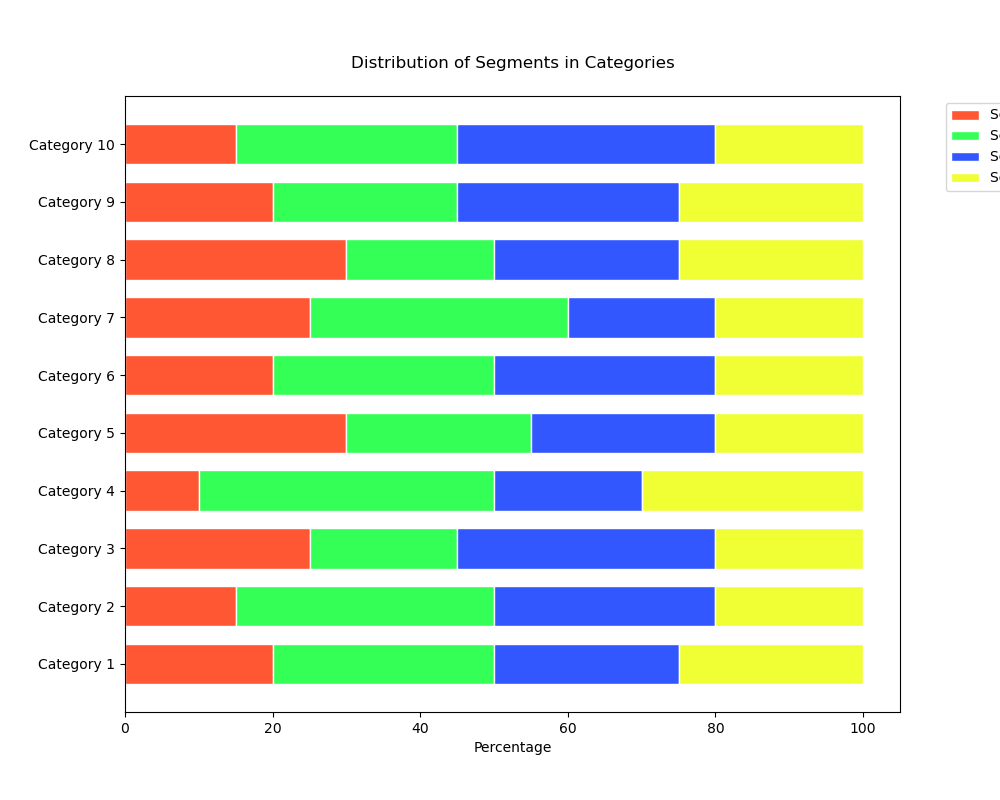

Generate this figure with Python:

import matplotlib.pyplot as plt
import numpy as np

categories = [
    'Category 1', 'Category 2', 'Category 3', 'Category 4', 'Category 5',
    'Category 6', 'Category 7', 'Category 8', 'Category 9', 'Category 10'
]

segment_a = np.array([20, 15, 25, 10, 30, 20, 25, 30, 20, 15])
segment_b = np.array([30, 35, 20, 40, 25, 30, 35, 20, 25, 30])
segment_c = np.array([25, 30, 35, 20, 25, 30, 20, 25, 30, 35])
segment_d = np.array([25, 20, 20, 30, 20, 20, 20, 25, 25, 20])

bar_width = 0.7

fig, ax = plt.subplots(figsize=(10, 8))

ax.barh(categories, segment_a, color='#FF5733', edgecolor='white', height=bar_width)
ax.barh(categories, segment_b, left=segment_a, color='#33FF57', edgecolor='white', height=bar_width)
ax.barh(categories, segment_c, left=segment_a + segment_b, color='#3357FF', edgecolor='white', height=bar_width)
ax.barh(categories, segment_d, left=segment_a + segment_b + segment_c, color='#F0FF33', edgecolor='white', height=bar_width)

ax.set_xlabel('Percentage')
ax.set_title('Distribution of Segments in Categories', pad=20)
ax.legend(['Segment A', 'Segment B', 'Segment C', 'Segment D'], bbox_to_anchor=(1.05, 1), loc='upper left')

plt.show()
